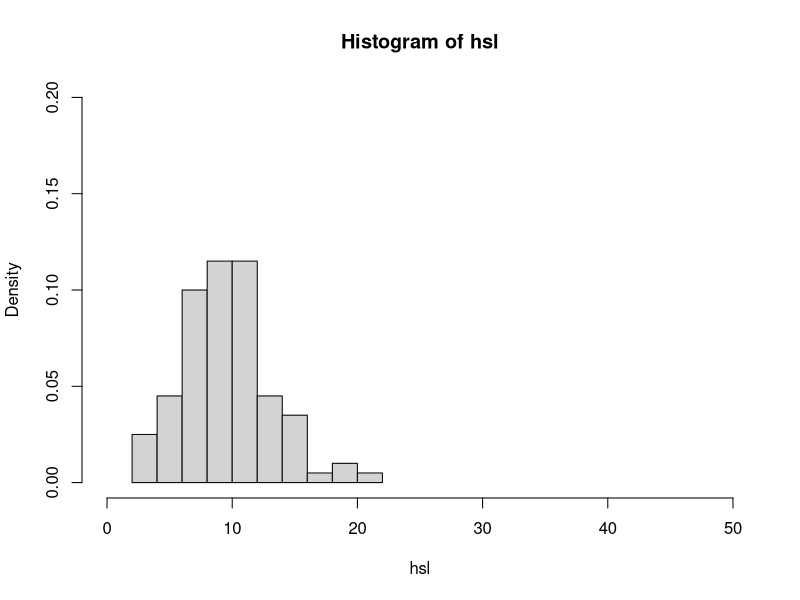

This chart was generated by the following R code:
x <- 2
v <- 10

#4a  Fungsi Probabilitas dari Distribusi Chi-Square.
dchisq(x, v)

#4b
hsl <- rchisq(100, df = v)
hsl
hist(hsl, 
     freq = FALSE, 
     xlim = c(0,50), 
     ylim = c(0,0.2))

#4c
##mean
mean <- v
mean
##variance
variance <- 2*v
variance
